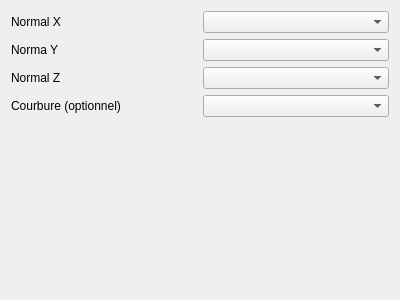
<?xml version="1.0" encoding="UTF-8"?>
<ui version="4.0">
 <class>GPlyNormalConfiguration</class>
 <widget class="QWidget" name="GPlyNormalConfiguration">
  <property name="geometry">
   <rect>
    <x>0</x>
    <y>0</y>
    <width>400</width>
    <height>300</height>
   </rect>
  </property>
  <property name="windowTitle">
   <string>Form</string>
  </property>
  <layout class="QVBoxLayout" name="verticalLayout">
   <item>
    <layout class="QGridLayout" name="gridLayout">
     <item row="0" column="1">
      <widget class="QComboBox" name="comboBoxNx"/>
     </item>
     <item row="1" column="1">
      <widget class="QComboBox" name="comboBoxNy"/>
     </item>
     <item row="2" column="0">
      <widget class="QLabel" name="label_3">
       <property name="text">
        <string>Normal Z</string>
       </property>
      </widget>
     </item>
     <item row="1" column="0">
      <widget class="QLabel" name="label_2">
       <property name="text">
        <string>Norma Y</string>
       </property>
      </widget>
     </item>
     <item row="0" column="0">
      <widget class="QLabel" name="label">
       <property name="text">
        <string>Normal X</string>
       </property>
      </widget>
     </item>
     <item row="3" column="0">
      <widget class="QLabel" name="label_4">
       <property name="text">
        <string>Courbure (optionnel)</string>
       </property>
      </widget>
     </item>
     <item row="2" column="1">
      <widget class="QComboBox" name="comboBoxNz"/>
     </item>
     <item row="3" column="1">
      <widget class="QComboBox" name="comboBoxCurvature"/>
     </item>
    </layout>
   </item>
   <item>
    <spacer name="verticalSpacer">
     <property name="orientation">
      <enum>Qt::Vertical</enum>
     </property>
     <property name="sizeHint" stdset="0">
      <size>
       <width>20</width>
       <height>40</height>
      </size>
     </property>
    </spacer>
   </item>
  </layout>
 </widget>
 <resources/>
 <connections/>
</ui>
